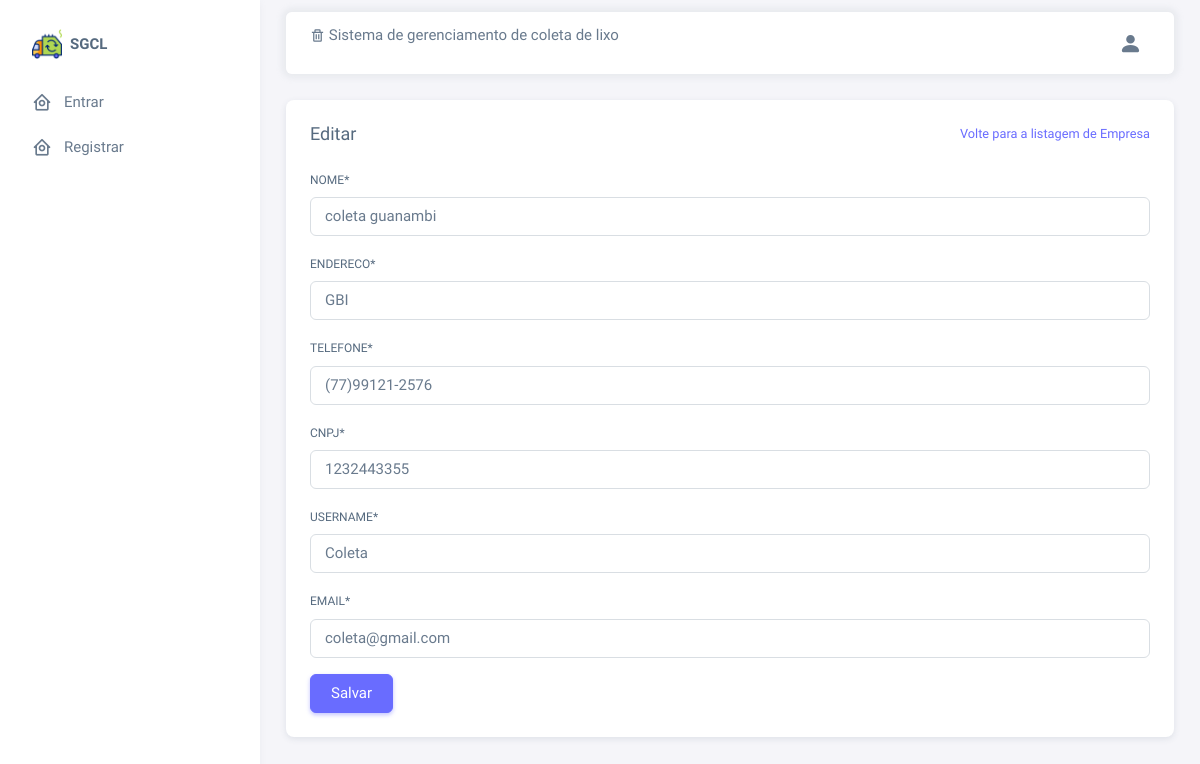
/empresa/edit/1/, run on the app's committed database.
### empresa/models.py (models this page shows, shortened)
class Empresa(models.Model):
    cnpj = models.CharField(max_length=18)
    telefone = models.CharField(max_length=14)
    nome = models.CharField(max_length=100)
    endereco = models.CharField(max_length=100)
    email = models.CharField(max_length=100)
    responsavel = models.OneToOneField("usuario.Usuario", on_delete=models.CASCADE)

### usuario/models.py (models this page shows)
class Usuario(AbstractUser):
    telefone = models.CharField(max_length=15)
    nome = models.CharField(max_length=50)
    endereco = models.CharField(max_length=100)
    cpf = models.CharField(max_length=11)

### empresa/views.py (the view)
# urls.py: path('edit/<int:empresa_id>/', views.edit, name='editar_empresa'),
@has_permission_decorator('editar_empresa')
def edit(request, empresa_id):
    empresa = get_object_or_404(Empresa, id=empresa_id)
    if request.method == 'POST':
        form = EmpresaChangeForm(request.POST, instance=empresa)
        if form.is_valid():
            form.save()
            messages.success(request, "Empresa atualizada com sucesso.")
            return redirect('listar_empresa')
        else:
            messages.error(request, "Erro ao validar o formulário. Verifique os dados e tente novamente.")
    else:
        form = EmpresaChangeForm(instance=empresa)
    return render(request, "empresa/edit.html", {'form': form})

### empresa/forms.py (shortened to what this page needs)
class EmpresaChangeForm(forms.ModelForm):
    username = forms.CharField()
    email = forms.EmailField()
    class Meta:
        model = Empresa
        fields = ('nome', 'endereco', 'telefone', 'cnpj')
    def __init__(self, *args, **kwargs):
        super().__init__(*args, **kwargs)
        if self.instance and self.instance.responsavel:
            self.fields['username'].initial = self.instance.responsavel.username
            self.fields['email'].initial = self.instance.responsavel.email

### templates/empresa/edit.html (shortened to what this page needs)
{% extends "base.html" %}
{% load crispy_forms_tags %}
{% block main %}
<div class="col-xl">
    <div class="card mb-4">
      <div class="card-header d-flex justify-content-between align-items-center">
        <h5 class="mb-0">Editar </h5>
        <a href="{% url 'listar_empresa' %}"><small class="text-primary float-end">Volte para a listagem de Empresa</small></a>
      </div>
      <div class="card-body">
        <form method="post">
          {% for form in form %}
            <div class="mb-3">
                {{ form|as_crispy_field }}
            </div>
          {% endfor %}
          <button type="submit" class="btn btn-primary">Salvar</button>
        </form>
      </div>
    </div>
  </div>
{% endblock main %}

### data on the page
Empresa: form "coleta guanambi" "GBI" "(77)99121-2576" "1232443355"
Usuario: form "Coleta" "coleta@gmail.com"
